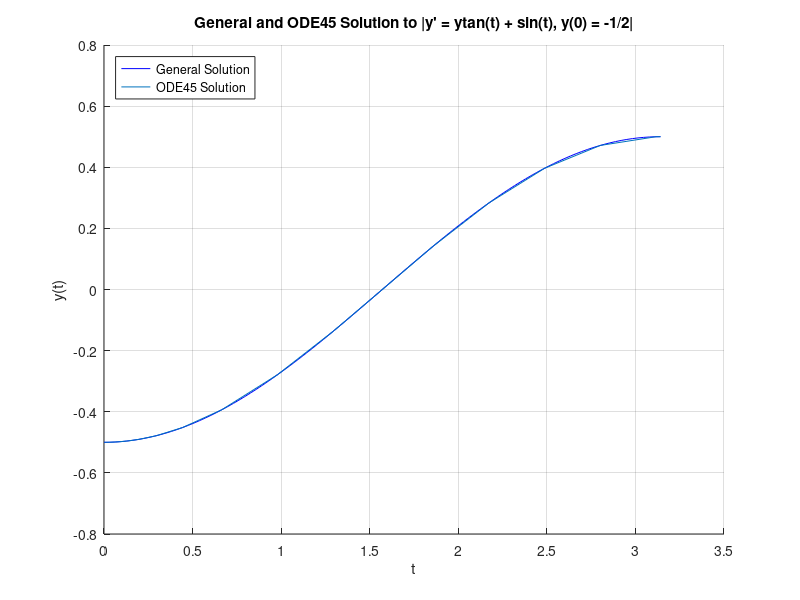

The MATLAB source for this figure: (Note: this script raises an error after producing the figure.)
%% Integrator Lab: Solving First Order ODEs in MATLAB and Picard Approximation
%
% This lab will teach you to numerically solve first order ODEs using a
% built in MATLAB integrator, |ode45|.  |ode45| is a good, general purpose
% tool for integrating first order equations (and first order systems).  It
% is not always the right algorithm, but it is usually the right algorithm
% to try first. This lab will also teach you how to manipulate symbolic
% functions in MATLAB.
%
% You will learn how to use the |ode45| routine, how to interpolate between
% points, and how MATLAB handles data structures.  You will also learn how
% to use MATLAB for exact symbolic calculations and write your own Picard
% approximation code.
% 
% Opening the m-file lab2.m in the MATLAB editor, step through each
% part using cell mode to see the results.  Compare the output with the
% PDF, which was generated from this m-file.
%
% There are eight exercises in this lab that are to be handed in at the
% end of the lab.  Write your solutions in the template, including
% appropriate descriptions in each step. Save the .m file and submit it 
% online using Quercus.
%
%% Student Information
%
% Student Name: Edwin Chacko
%
% Student Number: 1009149716
%

%% Exercise 1
%
% Objective: Solve an initial value problem and plot both the numerical
% approximation and the corresponding exact solution.
%
% Details: Solve the IVP
%
% |y' = y tan t + sin t, y(0) = -1/2|
%
% from |t = 0| to |t = pi|.
%
% Compute the exact solution (by hand), and plot both on the same figure
% for comparison, as above.
%
% Your submission should show the construction of the inline function, the
% use of ode45 to obtain the solution, a construction of the exact
% solution, and a plot showing both.  In the comments, include the exact
% solution.
%
% Label your axes and include a legend.

clear all;
% GENERAL SOLUTION:
% y(t) = 1/2 [tan(t)sin(t) + sec(t)]

% Numerical slolution
t = linspace(0, pi);
f = @(t) 1/2 .* (tan(t).*sin(t) - sec(t));


% ode45 solution
ode = @(t, y) y .* tan(t) + sin(t);

t0 = 0;
t1 = pi;
y0 = -0.5;
solution = ode45(ode, [t0, t1], y0);

% Plotting
hold on;
general = plot(t, f(t), 'b');
ode_45 = plot(solution.x, solution.y);

% Add labels and title 
xlabel('t');
ylabel('y(t)');
title("General and ODE45 Solution to |y' = ytan(t) + sin(t), y(0) = -1/2|");
legend([general, ode_45], {'General Solution', 'ODE45 Solution'}, 'Location', 'northwest');

grid on;
hold off;

%% Exercise 2
% 
% Objective: Interpolate a solution at a number of grid points
%
% Details: For the solution you computed in exercise 1, use deval to
% compute the interpolated values at 10 grid points between 2 and 3.

% Define and plot
x = linspace(2,3,10);
interpolated = deval(solution, x);

% Plot
figure;  
plot(x, interpolated, 'o-',  'Color', 'b');

% Readability
xlabel('t');
ylabel('y(t)');  
title('Interpolated Solution To Exercise 1');  
legend('Interpolated ODE45 Solution', 'location', 'southeast');  
grid on;  


%% Exercise 3
%
% Objective: Examine the error of a solution generated by |ode45|
%
% Details: For your solution to exercise 1, compute the pointwise error,
% identify the maximum value of the error, and visualize the error on a 
% linear-log plot (use semilogy to plot the log of the error vs. t).  
% Write in the comments where the error is largest, and give a brief 
% (1-2 sentences) explanation of why it is largest there.  Make sure to 
% label your axes.
% Numerical slolution
t = linspace(0, pi);
f = @(t) 1/2 .* (tan(t).*sin(t) - sec(t));


% ode45 solution
ode = @(t, y) y .* tan(t) + sin(t);

t0 = 0;
t1 = pi;
y0 = -0.5;
solution = ode45(ode, [t0, t1], y0);

% Calculating error
y_exact = f(solution.x); % f defined in exercise 1
error = abs(y_exact - solution.y);

% Max error and its location
[max_error, idx] = max(error);
fprintf('maximum error: %g at t = %g\n', max_error, solution.x(idx));
% MAX ERROR: at t = 1.55881.

% Plotting
semilogy(solution.x, error);
xlabel('t');
ylabel('Log of Error');
title('Error versus t in a Logarithmic Scale');

% The maximum error occurs near t = 1.55881 due to the behaviour of tan(t)
% as it approaches a discontinuity at t = pi/2. This region of rapid change
% likely poses challenges for the ode45 solver, leading to greater error.

%% Exercise 4
%
% Objective: Solve and visualize a nonlinear ode using ode45
%
% Details: Solve the IVP
%
% |y' = 1 / y^2 , y(1) = 1|
%
% from |t=1| to |t=10| using |ode45|.  Find the exact solution and compute
% the maximum pointwise error.  Then plot the approximate solution and the
% exact solution on the same axes.
%
% Your solution should show the definition of the inline function,
% the computation of its solution in this interval, the computation of the
% exact solution at the computed grid points, the computation of the
% maximum error, and a plot of the exact and approximate solutions.
% Your axes should be appropriately labeled and include a legend.

% GENERAL SOLUTION: 
% y = (3t + 3C) ^ (1/3)
% PARTICULAR SOLUTION: 
% y(t) = (3t - 2) ^ (1/3)

clear all;

% Defining ODE
t = linspace(1, 10);
f = @(t, y) (y.^-2);
part_soln = @(t) (3*t - 2) .^ (1/3);
t0 = 1;
t1 = 10;
y0 = 1;

% Solve with ODE45
solution = ode45(f, [t0, t1], y0);
% Y Exact
y_exact = part_soln(t);
y_exp = part_soln(solution.x);
disp(solution)

% Maximum error
abs_error = abs(y_exp - solution.y);
max_error = max(abs_error);
fprintf("max error: %g\n", max_error);

% Plot
figure;
plot(t, y_exact, 'b', 'LineWidth', 1.5, 'DisplayName', 'Exact Solution');
hold on;
plot(solution.x, solution.y, 'rx', 'MarkerSize', 10, 'DisplayName', 'ODE45 Solution');

% Readability
xlabel('t');
ylabel('y(t)');
title('Comparison of Exact and ODE45 Solution for y'' = 1/y^2');
legend('Location', 'northwest');
grid on;
hold off;
%% Exercise 5
%
% Objective: Solve and visualize an ODE that cannot be solved by hand with
% |ode45|.
%
% Details: Solve the IVP
%
% |y' =  1 - t y / 2, y(0) = -1|
%
% from |t=0| to |t=10|.  
%
% Your solution should show you defining the inline function, computing
% the solution in this interval, and plotting it.
%
% Your axes should be appropriately labeled

clear all; 

% Defining ODE
y = @(t, y) 1 - t.*y/2;
t0 = 0;
t1 = 10;
y0 = -1;

% Computing Soltion
solution = ode45(y, [t0, t1], y0);

% Plotting
plot(solution.x, solution.y, 'x-', 'markersize', 10);

% Readability
title("Solution to |y' =  1 - t y / 2, y(0) = -1|");
xlabel('t');
ylabel('y(t)');

%% Exercise 6 - When things go wrong
%
% Objective: Solve an ode and explain the warning message
%
% Details: Solve the IVP:
%
% |y' = y^3 - t^2, y(0) = 1|
%
% from |t=0| to |t=1|.  
%
% Your solution should show you defining the inline function, and computing
% the solution in this interval.
% 
% If you try to plot the solution, you should find that the solution does
% not make it all the way to t = 1.
%
% In the comments explain why MATLAB generates the warning message that you
% may see, or fails to integrate all the way to t=1.  HINT: Try plotting
% the direction field for this with IODE.

clear all;

% Defining ODE
y = @(t, y) y.^3 - t.^2;
t0 = 0;
t1 = 1;
y0 = 1;

% Solving with ODE45
solution = ode45(y, [t0, t1], y0);

plot(solution.x, solution.y);

% Observing the direction field plot for the given differential equation
% using IODE, it becomes evident that there's a point where the slope
% seems to be approaching infinity before t = 1.
%
% When employing ODE45 to approximate this function's solution, the function's
% rapid ascension towards infinity poses a challenge. The solver struggles
% to determine an adequately small step size that would allow the error to
% be within acceptable tolerances. This behavior is responsible for the warning
% message, indicating that the solver can't maintain the necessary tolerances
% without reducing the step size beyond permissible limits.

%% Exercise 7
% Objective: Define a function using symbolic variables and manipulate it.
%
% Details: Define the function |f(x) = sin(x)cos(x)|
%
% Use MATLAB commands to obtain a simpler form of this function, compute
% value of this function for |x=pi/4| and |x=1|, and plot its graph.
clear all;
% Defining function
syms x;
g = cos(x)*sin(x);

% Simplifying
f = simplify(g);

% Computing specied values
eval(subs(f,x,pi/4));
eval(subs(f,x,1));

% PLot
ezplot(f)

% Readability
xlabel('x');
ylabel('f(x)');
title('f(x) = sin(x)cos(x)');

%% Exercise 8
%
%  Objective: Solve your own Picard Approximation and compare it to the
%  exact solution.
%
%  Details: Consider the IVP
%     | y' = 1+y^2|
%     | y(0) = 1 |
%
% Find the Picard approximation phi_5. 
% For better efficiency, do not keep all the previous approximations.
%
% Compute the exact solution (by hand), and plot both on the same figure
% for comparison, as above.
%
% Label your axes and include a legend.
%
% HINT. The initial condition has 1 instead of 0, so the Picard
% method needs to be adapted.

clear all;

% Define ODE
syms t s y;
f = 1+y^2;
 
% Initial Guess y = 1:
phi = sym(1);
 
% Loop Through Picard approximations
n = 5;
for i = 1:n 
    func = subs(f,y,phi);    
    func = subs(func,t,s);      
    phi = 1 + int(func, s, 0 ,t);   
end
 
% Plot the approximation
p = ezplot(phi, [-pi, pi]);
set(p, 'Color', 'green');
hold on
grid on;
 
% PLotting exact soln
ex = ezplot(tan(t+pi/4), [-pi, pi]);
set(ex,'Color','blue');

% Readability
title("Exact solution and fifth picard approximation for y'=1+y^2");
xlabel('t');
ylabel('y');
legend('Picard Fifth Approximation', 'Exact Solution','Location','NorthWest');